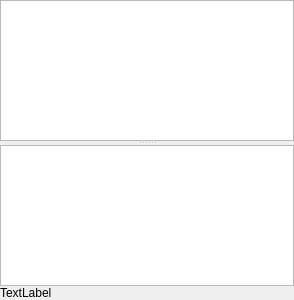
<?xml version="1.0" encoding="UTF-8"?>
<ui version="4.0">
 <class>RegisterInspectorDockWidget</class>
 <widget class="QDockWidget" name="RegisterInspectorDockWidget">
  <property name="geometry">
   <rect>
    <x>0</x>
    <y>0</y>
    <width>294</width>
    <height>300</height>
   </rect>
  </property>
  <property name="windowTitle">
   <string>DockWidget</string>
  </property>
  <widget class="QWidget" name="dockWidgetContents">
   <layout class="QGridLayout" name="gridLayout">
    <property name="margin">
     <number>0</number>
    </property>
    <property name="spacing">
     <number>0</number>
    </property>
    <item row="0" column="0">
     <widget class="QSplitter" name="splitter">
      <property name="orientation">
       <enum>Qt::Vertical</enum>
      </property>
      <widget class="QTableView" name="binaryView">
       <property name="sizePolicy">
        <sizepolicy hsizetype="Expanding" vsizetype="Preferred">
         <horstretch>0</horstretch>
         <verstretch>0</verstretch>
        </sizepolicy>
       </property>
       <property name="editTriggers">
        <set>QAbstractItemView::AnyKeyPressed|QAbstractItemView::DoubleClicked|QAbstractItemView::EditKeyPressed|QAbstractItemView::SelectedClicked</set>
       </property>
       <property name="alternatingRowColors">
        <bool>false</bool>
       </property>
       <property name="selectionMode">
        <enum>QAbstractItemView::SingleSelection</enum>
       </property>
       <property name="textElideMode">
        <enum>Qt::ElideNone</enum>
       </property>
       <property name="showGrid">
        <bool>false</bool>
       </property>
       <property name="cornerButtonEnabled">
        <bool>false</bool>
       </property>
       <attribute name="horizontalHeaderDefaultSectionSize">
        <number>26</number>
       </attribute>
       <attribute name="horizontalHeaderMinimumSectionSize">
        <number>26</number>
       </attribute>
       <attribute name="verticalHeaderCascadingSectionResizes">
        <bool>false</bool>
       </attribute>
       <attribute name="verticalHeaderDefaultSectionSize">
        <number>23</number>
       </attribute>
       <attribute name="verticalHeaderMinimumSectionSize">
        <number>23</number>
       </attribute>
      </widget>
      <widget class="QTableView" name="bitfieldView">
       <property name="editTriggers">
        <set>QAbstractItemView::AnyKeyPressed|QAbstractItemView::DoubleClicked|QAbstractItemView::EditKeyPressed|QAbstractItemView::SelectedClicked</set>
       </property>
       <property name="alternatingRowColors">
        <bool>false</bool>
       </property>
       <property name="selectionMode">
        <enum>QAbstractItemView::SingleSelection</enum>
       </property>
       <property name="showGrid">
        <bool>false</bool>
       </property>
       <property name="cornerButtonEnabled">
        <bool>false</bool>
       </property>
       <attribute name="horizontalHeaderCascadingSectionResizes">
        <bool>false</bool>
       </attribute>
       <attribute name="horizontalHeaderDefaultSectionSize">
        <number>100</number>
       </attribute>
       <attribute name="horizontalHeaderStretchLastSection">
        <bool>true</bool>
       </attribute>
       <attribute name="verticalHeaderDefaultSectionSize">
        <number>23</number>
       </attribute>
       <attribute name="verticalHeaderMinimumSectionSize">
        <number>23</number>
       </attribute>
      </widget>
     </widget>
    </item>
    <item row="1" column="0">
     <widget class="QLabel" name="label">
      <property name="text">
       <string>TextLabel</string>
      </property>
     </widget>
    </item>
   </layout>
  </widget>
 </widget>
 <resources/>
 <connections/>
</ui>
